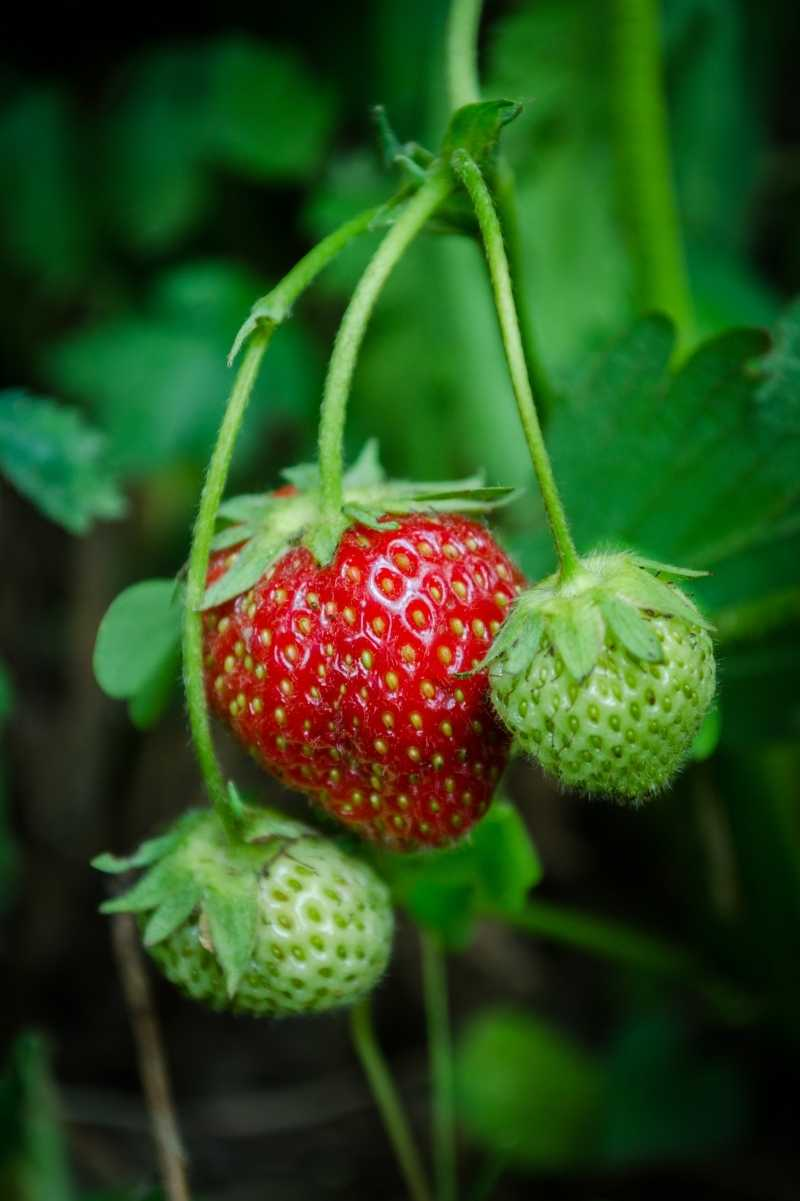
//> input picture Image_Processing/ColorSlicing/Strawberries.jpg, 800 x 1201 px
$ ./gamma_mean_bisection ../../ColorSlicing/Strawberries.jpg ../../ColorSlicing/Strawberries.jpg   (built with g++ and OpenCV 4)
//> lines starting //> are read from the running program, lines starting //| are printed output that depends on the picture
// gamma_mean_bisection.cpp
// - OpenCV는 imread/imshow/waitKey만 사용
// - 감마 추정(이분법)과 적용(LUT)은 직접 구현
#include <opencv2/opencv.hpp>
#include <iostream>
#include <cmath>
#include <vector>
#include <numeric>
#include <algorithm>

using namespace std;
using namespace cv;

static inline double mean01(const Mat &img8u_gray)
{
    CV_Assert(img8u_gray.type() == CV_8UC1);
    const int N = img8u_gray.rows * img8u_gray.cols;
    const uchar *p = img8u_gray.ptr<uchar>(0);
    long long sumv = 0;
    for (int i = 0; i < N; ++i)
        sumv += p[i];
    return (double)sumv / (255.0 * (double)N);
}

static inline double meanAfterGamma(const Mat &img8u_gray, double gamma)
{
    CV_Assert(img8u_gray.type() == CV_8UC1);
    const int N = img8u_gray.rows * img8u_gray.cols;
    const uchar *p = img8u_gray.ptr<uchar>(0);
    double acc = 0.0;
    for (int i = 0; i < N; ++i)
    {
        double x = (double)p[i] / 255.0; // [0,1]
        // x==0이면 pow(0,gamma)=0 그대로
        acc += std::pow(x, gamma);
    }
    return acc / (double)N;
}

// 평균 일치(mean match) 이분법
static double findGammaByMeanMatch(const Mat &tgt_gray, const Mat &ref_gray,
                                   double gL = 0.10, double gR = 5.00,
                                   double tol = 1e-7, int maxit = 60)
{
    const double targetMean = std::clamp(mean01(ref_gray), 1e-9, 1.0 - 1e-9);

    auto f = [&](double g)
    { return meanAfterGamma(tgt_gray, g) - targetMean; };

    double left = gL, right = gR;
    double fL = f(left), fR = f(right);

    // 범위 밖이면 확장 시도
    if (fL < 0.0)
    {
        for (int k = 0; k < 10 && fL < 0.0; ++k)
        {
            right = left;
            left = max(1e-4, left * 0.5);
            fL = f(left);
        }
    }
    if (fR > 0.0)
    {
        for (int k = 0; k < 10 && fR > 0.0; ++k)
        {
            left = right;
            right = min(50.0, right * 2.0);
            fR = f(right);
        }
    }
    // 여전히 부호 교차가 없으면 중간값 반환(근사)
    if (!(fL > 0.0 && fR < 0.0))
        return 0.5 * (left + right);

    for (int it = 0; it < maxit; ++it)
    {
        double mid = 0.5 * (left + right);
        double fm = f(mid);
        if (std::abs(fm) < tol)
            return mid;
        // f는 gamma에 대해 감소 → fL>0, fR<0 유지되도록 갱신
        if (fm > 0.0)
            left = mid; // 아직 밝음 → gamma ↑
        else
            right = mid; // 아직 어두움 → gamma ↓
    }
    return 0.5 * (left + right);
}

static void buildGammaLUT(array<uchar, 256> &LUT, double gamma)
{
    for (int v = 0; v < 256; ++v)
    {
        double x = (double)v / 255.0;
        int out = (int)std::lround(255.0 * std::pow(x, gamma));
        LUT[v] = (uchar)std::clamp(out, 0, 255);
    }
}

static Mat applyGammaLUT(const Mat &src8u_any, const array<uchar, 256> &LUT)
{
    CV_Assert(src8u_any.type() == CV_8UC1 || src8u_any.type() == CV_8UC3);
    Mat dst = src8u_any.clone();
    const int N = dst.rows * dst.cols * dst.channels();
    uchar *p = dst.ptr<uchar>(0);
    for (int i = 0; i < N; ++i)
        p[i] = LUT[p[i]];
    return dst;
}

int main(int argc, char **argv)
{
    if (argc < 3)
    {
        cerr << "Usage: " << argv[0] << " <target_image> <reference_image>\n";
        return 1;
    }

    // I/O만 OpenCV 사용 (요구사항)
    Mat target_gray = imread(argv[1], IMREAD_GRAYSCALE);
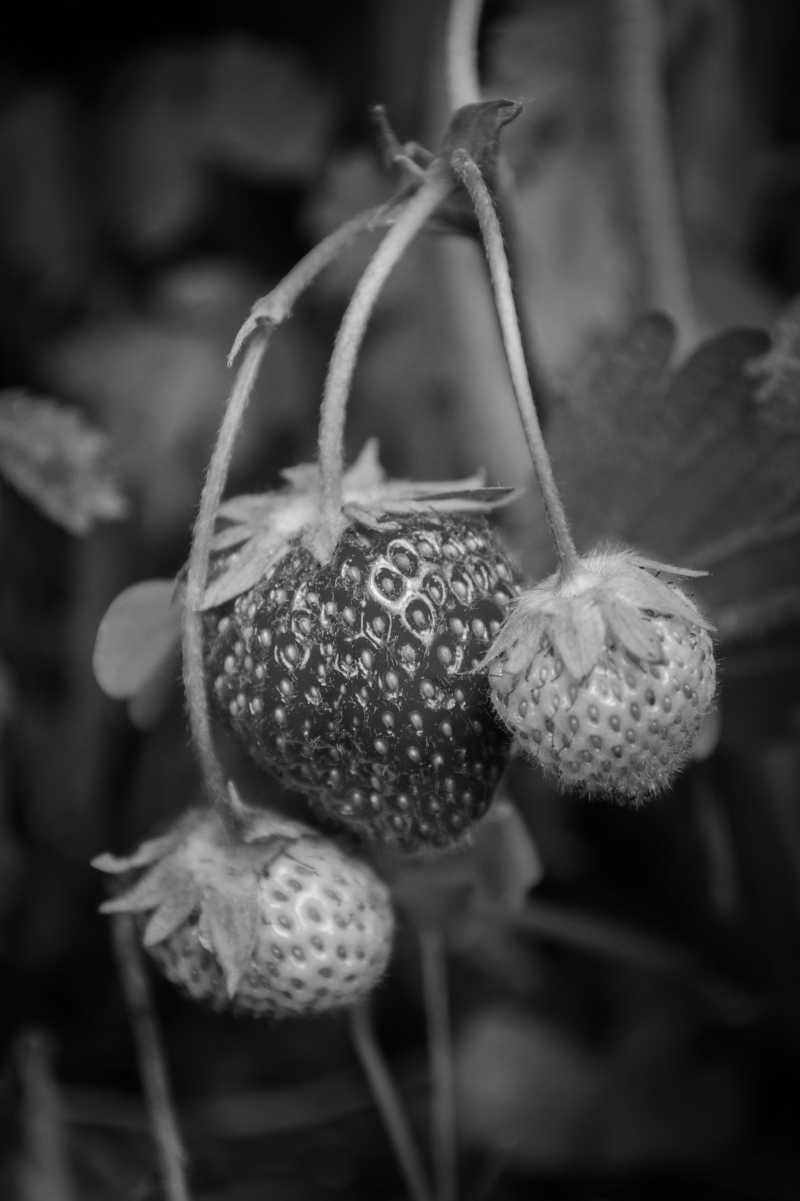
//> target_gray: 1201 rows x 800 cols, CV_8UC1; min 0, max 254, mean 62.2
    Mat refer_gray = imread(argv[2], IMREAD_GRAYSCALE);
    if (target_gray.empty() || refer_gray.empty())
    {
        cerr << "Failed to read images.\n";
        return 1;
    }

    // 감마 추정(평균 일치, 이분법)
    double gamma = findGammaByMeanMatch(target_gray, refer_gray, 0.10, 5.00, 1e-7, 60);
//> after the loop in mean01, `for (int i = 0; i < N; ++i)`: sumv = 59787468
//> in findGammaByMeanMatch, `const double targetMean = std::clamp(mean01(ref_gray), 1e-9, 1.0 - 1e-..`: targetMean = 0.244
//> after the loop in meanAfterGamma, `for (int i = 0; i < N; ++i)`: acc = 803125.9
//> in findGammaByMeanMatch, `double fL = f(left), fR = f(right);`: fL = 0.592; fR = -0.23
//> the loop in findGammaByMeanMatch, `for (int it = 0; it < maxit; ++it)` made 23 passes
//> fm on passes 1 to 12: -0.184, -0.072, 0.101, -0.00513, 0.0414, 0.0168, 0.0055, 0.000108, -0.00253, -0.00122, -0.000555, -0.000224
//> gamma = 1

    // 적용용 LUT 만들고, 원본(컬러 보기 원하면 별도 로드)에도 적용 가능
    array<uchar, 256> LUT;
    buildGammaLUT(LUT, gamma);
//> after the loop in buildGammaLUT, `for (int v = 0; v < 256; ++v)`: LUT = 256 values from 0 to 255
//> LUT = 256 values from 0 to 255

    // 결과 영상(그레이스케일) 생성
    Mat corrected_gray = applyGammaLUT(target_gray, LUT);

    // 평균 확인 로그
    cout.setf(ios::fixed);
    cout << setprecision(6);
    cout << "[INFO] mean(target)    = " << mean01(target_gray) << "\n";
//| [INFO] mean(target)    = 0.244026
    cout << "[INFO] mean(reference) = " << mean01(refer_gray) << "\n";
//| [INFO] mean(reference) = 0.244026
    cout << "[INFO] gamma(found)    = " << gamma << "\n";
//| [INFO] gamma(found)    = 1.000000
    cout << "[INFO] mean(corrected) = " << mean01(corrected_gray) << "\n";
//| [INFO] mean(corrected) = 0.244026

    // 표시
    imshow("Target (Gray)", target_gray);
    imshow("Reference (Gray)", refer_gray);
    imshow("Corrected (Gray)", corrected_gray);
    waitKey(0);
    return 0;
}
